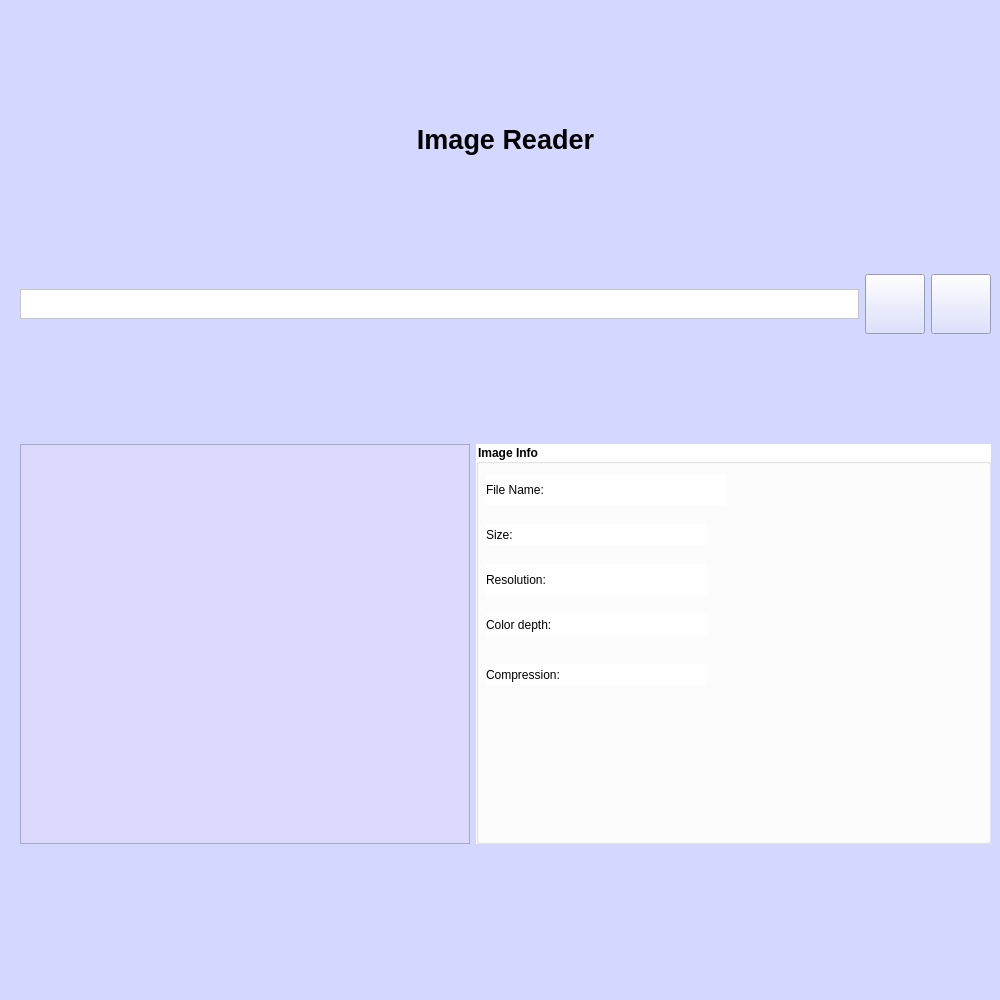
<?xml version="1.0" encoding="UTF-8"?>
<ui version="4.0">
 <class>widget</class>
 <widget class="QMainWindow" name="widget">
  <property name="geometry">
   <rect>
    <x>0</x>
    <y>0</y>
    <width>1000</width>
    <height>1000</height>
   </rect>
  </property>
  <property name="minimumSize">
   <size>
    <width>1000</width>
    <height>1000</height>
   </size>
  </property>
  <property name="maximumSize">
   <size>
    <width>1000</width>
    <height>1000</height>
   </size>
  </property>
  <property name="windowTitle">
   <string>Image Reader</string>
  </property>
  <property name="windowIcon">
   <iconset>
    <normaloff>../../Users/37544/Downloads/Folder of Images/gallery (1).png</normaloff>../../Users/37544/Downloads/Folder of Images/gallery (1).png</iconset>
  </property>
  <property name="styleSheet">
   <string notr="true">background-color: rgb(212, 216, 255);
border-color: rgb(147, 143, 255);</string>
  </property>
  <widget class="QWidget" name="centralwidget">
   <widget class="QWidget" name="verticalLayoutWidget">
    <property name="geometry">
     <rect>
      <x>20</x>
      <y>10</y>
      <width>971</width>
      <height>941</height>
     </rect>
    </property>
    <layout class="QVBoxLayout" name="verticalLayout">
     <item>
      <widget class="QLabel" name="label">
       <property name="maximumSize">
        <size>
         <width>16777215</width>
         <height>50</height>
        </size>
       </property>
       <property name="font">
        <font>
         <pointsize>20</pointsize>
         <bold>true</bold>
        </font>
       </property>
       <property name="text">
        <string>Image Reader</string>
       </property>
       <property name="alignment">
        <set>Qt::AlignCenter</set>
       </property>
      </widget>
     </item>
     <item>
      <layout class="QHBoxLayout" name="horizontalLayout_3">
       <item>
        <widget class="QTextEdit" name="textEdit">
         <property name="maximumSize">
          <size>
           <width>16777215</width>
           <height>30</height>
          </size>
         </property>
         <property name="font">
          <font>
           <pointsize>12</pointsize>
          </font>
         </property>
         <property name="styleSheet">
          <string notr="true">background-color: rgb(255, 255, 255);</string>
         </property>
        </widget>
       </item>
       <item>
        <widget class="QPushButton" name="ProviderButton">
         <property name="minimumSize">
          <size>
           <width>60</width>
           <height>60</height>
          </size>
         </property>
         <property name="maximumSize">
          <size>
           <width>60</width>
           <height>60</height>
          </size>
         </property>
         <property name="text">
          <string/>
         </property>
         <property name="icon">
          <iconset>
           <normaloff>../../Users/37544/Downloads/folder.png</normaloff>../../Users/37544/Downloads/folder.png</iconset>
         </property>
         <property name="iconSize">
          <size>
           <width>35</width>
           <height>35</height>
          </size>
         </property>
        </widget>
       </item>
       <item>
        <widget class="QPushButton" name="OpenFileButton">
         <property name="minimumSize">
          <size>
           <width>60</width>
           <height>60</height>
          </size>
         </property>
         <property name="maximumSize">
          <size>
           <width>60</width>
           <height>60</height>
          </size>
         </property>
         <property name="text">
          <string/>
         </property>
         <property name="icon">
          <iconset>
           <normaloff>../../Users/37544/Downloads/Folder of Images/gallery.png</normaloff>../../Users/37544/Downloads/Folder of Images/gallery.png</iconset>
         </property>
         <property name="iconSize">
          <size>
           <width>35</width>
           <height>35</height>
          </size>
         </property>
        </widget>
       </item>
      </layout>
     </item>
     <item>
      <layout class="QHBoxLayout" name="horizontalLayout">
       <item>
        <widget class="QListView" name="listView">
         <property name="maximumSize">
          <size>
           <width>450</width>
           <height>400</height>
          </size>
         </property>
         <property name="font">
          <font>
           <pointsize>11</pointsize>
          </font>
         </property>
         <property name="styleSheet">
          <string notr="true">background-color: rgb(249, 216, 255);
background-color: rgb(220, 217, 255);</string>
         </property>
        </widget>
       </item>
       <item>
        <widget class="QGroupBox" name="groupBox">
         <property name="font">
          <font>
           <pointsize>9</pointsize>
           <bold>true</bold>
          </font>
         </property>
         <property name="styleSheet">
          <string notr="true">background-color: rgb(255, 255, 255);
border-color: rgb(189, 176, 255), 2px;</string>
         </property>
         <property name="title">
          <string>Image Info</string>
         </property>
         <widget class="QLabel" name="FileName">
          <property name="geometry">
           <rect>
            <x>10</x>
            <y>30</y>
            <width>241</width>
            <height>31</height>
           </rect>
          </property>
          <property name="text">
           <string>File Name:</string>
          </property>
         </widget>
         <widget class="QLabel" name="SizeLabel">
          <property name="geometry">
           <rect>
            <x>10</x>
            <y>80</y>
            <width>221</width>
            <height>21</height>
           </rect>
          </property>
          <property name="text">
           <string>Size:</string>
          </property>
         </widget>
         <widget class="QLabel" name="Resolution">
          <property name="geometry">
           <rect>
            <x>10</x>
            <y>120</y>
            <width>221</width>
            <height>31</height>
           </rect>
          </property>
          <property name="text">
           <string>Resolution:</string>
          </property>
         </widget>
         <widget class="QLabel" name="ColorDepth">
          <property name="geometry">
           <rect>
            <x>10</x>
            <y>170</y>
            <width>221</width>
            <height>21</height>
           </rect>
          </property>
          <property name="text">
           <string>Color depth:</string>
          </property>
         </widget>
         <widget class="QLabel" name="Compression">
          <property name="geometry">
           <rect>
            <x>10</x>
            <y>220</y>
            <width>221</width>
            <height>21</height>
           </rect>
          </property>
          <property name="text">
           <string>Compression:</string>
          </property>
         </widget>
        </widget>
       </item>
      </layout>
     </item>
     <item>
      <layout class="QHBoxLayout" name="horizontalLayout_4"/>
     </item>
    </layout>
   </widget>
  </widget>
  <widget class="QMenuBar" name="menubar">
   <property name="geometry">
    <rect>
     <x>0</x>
     <y>0</y>
     <width>1000</width>
     <height>21</height>
    </rect>
   </property>
  </widget>
  <widget class="QStatusBar" name="statusbar"/>
 </widget>
 <resources/>
 <connections/>
</ui>
